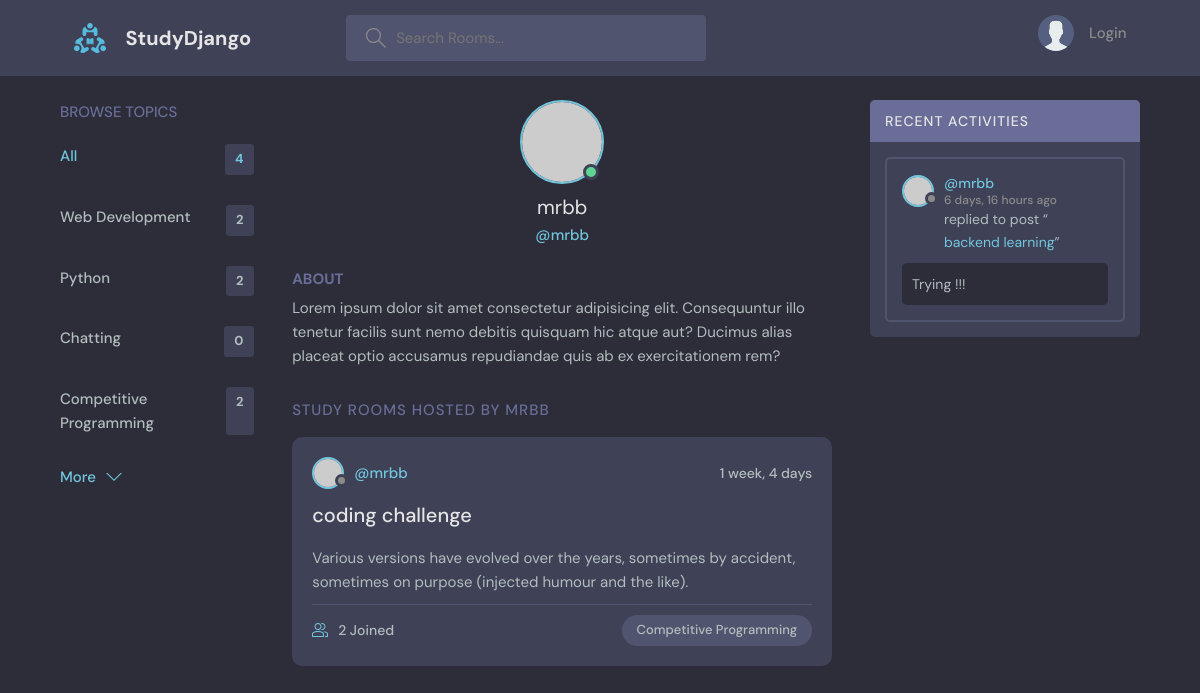
The app's page /profile/2/ with its own data.
### base/models.py (models this page shows, shortened)
class Topic(models.Model):
    name = models.CharField(max_length = 200)
    def __str__(self) -> str:
        return self.name

class Room(models.Model):
    host = models.ForeignKey(User, on_delete=models.SET_NULL, null=True)
    topic = models.ForeignKey(Topic, on_delete=models.SET_NULL, null=True) # add one (topic) to many (Room) relationship
    name = models.CharField(max_length = 200)
    description = models.TextField(null = True, blank=True)
    participants = models.ManyToManyField(User, related_name='participants', blank=True) # Many to many relationship
    update = models.DateTimeField(auto_now = True)
    created = models.DateTimeField(auto_now_add = True)
    class Meta:
        ordering = ['-update', '-created']

class Message(models.Model):
    user = models.ForeignKey(User, on_delete=models.CASCADE) # Set one (user) to many (message) relationship
    room = models.ForeignKey(Room, on_delete=models.CASCADE) # Set one (room) to many (message) relationship
    body = models.TextField()
    update = models.DateTimeField(auto_now = True)
    created = models.DateTimeField(auto_now_add = True)
    class Meta:
        ordering = ['-update', '-created']
    def __str__(self) -> str:
        return self.body[0:20]

### base/views.py (the view)
# urls.py: path('profile/<str:pk>/', views.userProfile, name = 'profile'),
def userProfile(request, pk):
    user = User.objects.get(id=pk)
    rooms = user.room_set.all()
    room_messages = user.message_set.all()
    topics = Topic.objects.all()
    context = {'user':user, 'rooms': rooms, 'room_messages':room_messages, 'topics':topics}
    return render(request, 'base/profile.html', context)

### base/templates/base/profile.html (shortened to what this page needs)
{% extends 'main.html' %}
{% block content %}
<body>
  <main class="profile-page layout layout--3">
    <div class="container">
      {% include 'base/topic_component.html' %}
      <div class="roomList">
        <div class="profile">
          <div class="profile__avatar">
            <div class="avatar avatar--large active">
              <img src="https://randomuser.me/api/portraits/men/11.jpg" />
            </div>
          </div>
          <div class="profile__info">
            <h3>{{user.username}}</h3>
            <p>@{{user.username}}</p>
          </div>
          <div class="profile__about">
            <h3>About</h3>
            <p>
              Lorem ipsum dolor sit amet consectetur adipisicing elit. Consequuntur illo tenetur
              facilis sunt nemo debitis quisquam hic atque aut? Ducimus alias placeat optio
              accusamus repudiandae quis ab ex exercitationem rem?
            </p>
          </div>
        </div>
        <div class="roomList__header">
          <div>
            <h2>Study Rooms Hosted by {{user.username}}</a>
            </h2>
          </div>
        </div>
        {% include 'base/feed_component.html' %}
      </div>
      {% include 'base/activity_component.html' %}
    </div>
  </main>
</body>
{% endblock %}

### base/templates/base/topic_component.html
<div class="topics">
    <div class="topics__header">
    <h2>Browse Topics</h2>
    </div>
    <ul class="topics__list">
    <li>
        <a href="{% url 'home' %}" class="active">All <span>{{topics.count}}</span></a>
    </li>
    {% for topic in topics %}
    <li>
        <a href="{% url 'home' %}?q={{topic.name}}">{{topic.name}} <span>{{topic.room_set.all.count}}</span></a>
    </li>
    {% endfor %}
    </ul>
    <a class="btn btn--link" href="topics.html">
    More
    <svg version="1.1" xmlns="http://www.w3.org/2000/svg" width="32" height="32" viewBox="0 0 32 32">
        <title>chevron-down</title>
        <path d="M16 21l-13-13h-3l16 16 16-16h-3l-13 13z"></path>
    </svg>
    </a>
</div>

### base/templates/base/feed_component.html (shortened to what this page needs)
{% for room in rooms %}
<div class="roomListRoom">
    <div class="roomListRoom__header">
        <a href="{% url 'profile' room.host.id %}" class="roomListRoom__author">
        <div class="avatar avatar--small">
            <img src="https://randomuser.me/api/portraits/women/11.jpg" />
        </div>
        <span>@{{room.host.username}}</span>
        </a>
        <div class="roomListRoom__actions">
        <span>{{room.created|timesince}}</span>
        </div>
    </div>
    <div class="roomListRoom__content">
        <a href="{% url 'room' room.id %}">{{room.name}}</a>
        <p>
        {{room.description}}
        </p>
    </div>
    <div class="roomListRoom__meta">
        <a href="{% url 'room' room.id %}" class="roomListRoom__joined">
        {{room.participants.all.count}} Joined
        </a>
        <p class="roomListRoom__topic">{{room.topic}}</p>
    </div>
</div>
{% endfor %}

### base/templates/base/activity_component.html (shortened to what this page needs)
<div class="activities">
    <div class="activities__header">
    <h2>Recent Activities</h2>
    </div>
    {% for message in room_messages %}
    <div class="activities__box">
    <div class="activities__boxHeader roomListRoom__header">
        <a href="{% url 'profile' message.user.id %}" class="roomListRoom__author">
        <div class="avatar avatar--small">
            <img src="https://randomuser.me/api/portraits/women/11.jpg" />
        </div>
        <p>
            @{{message.user}}
            <span>{{message.created|timesince}} ago</span>
        </p>
        </a>
    </div>
    <div class="activities__boxContent">
        <p>replied to post “<a href="{% url 'room' message.room.id %}">{{message.room.name}}</a>”</p>
        <div class="activities__boxRoomContent">
        {{message}}
        </div>
    </div>
    </div>
    {% endfor %}
</div>

### records on screen
Topic: name "Web Development", room_set.all.count "2"
Topic: name "Python", room_set.all.count "2"
Topic: name "Chatting", room_set.all.count "0"
Topic: name "Competitive Programming", room_set.all.count "2"
Room: host.username "mrbb", created "1 week, 4 days", name "coding challenge", description "Various versions have evolved over the years, sometimes by accident, sometimes on purpose (injected humour and the like).", participants.all.count "2", topic "Competitive Programming"
Message: user "mrbb", created "6 days, 16 hours", room.name "backend learning", body "Trying !!!"

### other values on screen
{{ topics.count }} "4"
{{ user.username }} "mrbb"
{{ user.username }} "MRBB"
